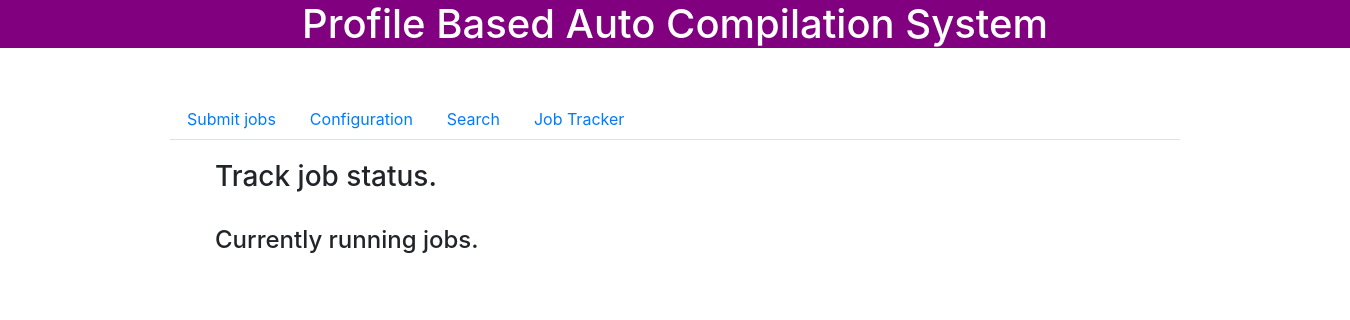
Page /redirect_trace on the earlier database version.
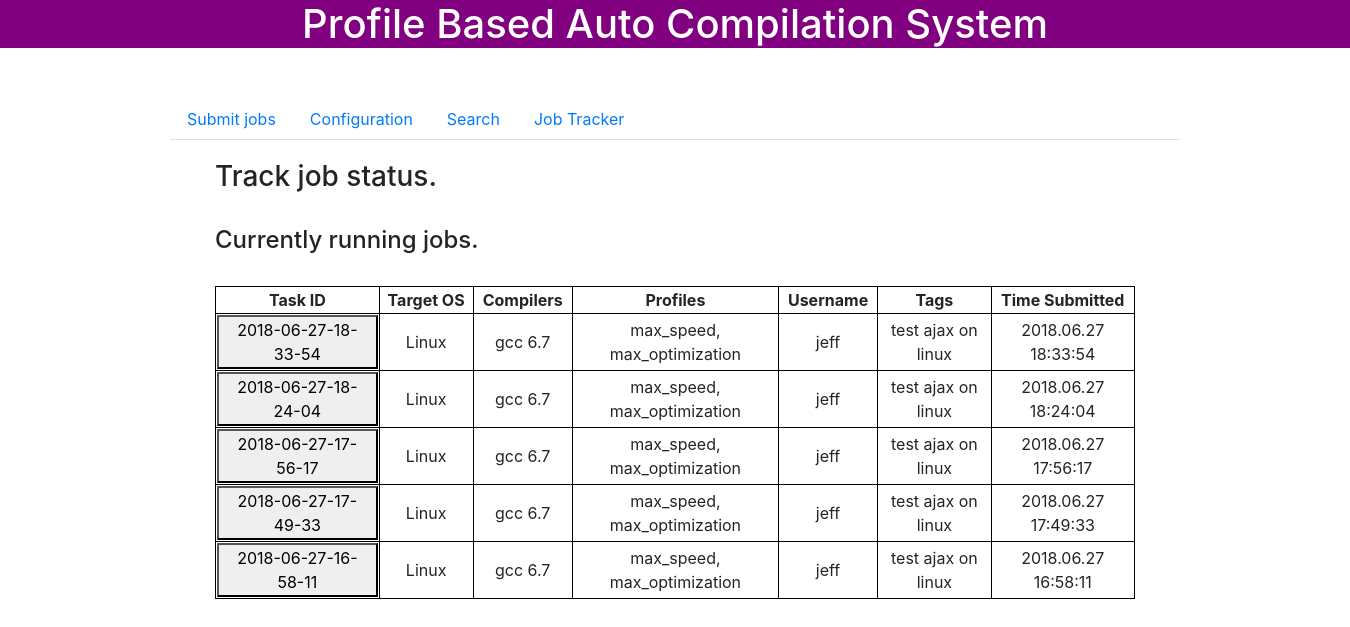
Same page on the later database version.
### secuTool/models.py (models this page shows)
class TaskMeta(models.Model):
	task_id = models.CharField(max_length=200)
	username = models.CharField(max_length=200)
	tag = models.TextField(null=True,blank=True)
	src_filename = models.CharField(max_length=200)
	profiles = models.TextField()
	target_os = models.TextField()
	compiler_full = models.TextField()
	compilation_num = models.IntegerField(null=True,blank=True)

### secuTool/views.py (the view, shortened to what this page needs)
# urls.py: url(r'^redirect_trace$', views.redirect_trace, name='redirect_trace'),
def redirect_trace(request):
    context = {}
    task_number = 5
    current_id = None
    if 'ongoing' in request.GET:
        current_id = request.GET['ongoing']
        context['ongoing_display'] = 'block';
    else:
        context['ongoing_display'] = 'none';
    tasks_report = []
    if current_id == None: #simply retrieve 5
        obj = TaskMeta.objects.all().order_by('-id')[:task_number]
        print(obj.count())
        for ele in obj:
            tasks_report.append(parse_taskMeta(ele, False))
    print(tasks_report)
    context['nav4'] = "active show"
    context['tracing_tasks'] = tasks_report
    context['ongoing_tasks'] = current_id
    return render(request, 'secuTool/test.html',context)

### secuTool/views.py (called while the page is built)
def parse_taskMeta(ele, iscur):
    tmp = {}
    tmp['taskname'] = ele.task_id
    tmp['target_os'] = ele.target_os
    tmp['compiler'] = ele.compiler_full
    tmp['profiles'] = ele.profiles
    tmp['username'] = ele.username
    tmp['tag'] = ele.tag
    tmp['submittime'] = ".".join(ele.task_id.split("-")[:3])+" "+":".join(ele.task_id.split("-")[3:])
    if iscur:
        tmp['current_task']="background: yellow;"
    return tmp

### secuTool/templates/secuTool/test.html (shortened to what this page needs)
<!DOCTYPE html>
<html>
  <head>
    {% load staticfiles %}
    <link rel="stylesheet" href="https://maxcdn.bootstrapcdn.com/bootstrap/4.0.0/css/bootstrap.min.css">
  </head>
  <body>
    <header>
      <h1 style="background-color:purple;">Profile Based Auto Compilation System</h1>
    </header>
    <div class="nav nav-tabs tab1" id="nav-tab" role="tablist">
      <a class="nav-item nav-link" id="nav-1-tab" data-toggle="tab" href="#nav-1" role="tab" aria-controls="nav-1" aria-selected="false">Submit jobs</a>
      <a class="nav-item nav-link" id="nav-2-tab" data-toggle="tab" href="#nav-2" role="tab" aria-controls="nav-2" aria-selected="false">Configuration</a>
      <a class="nav-item nav-link" id="nav-3-tab" data-toggle="tab" href="#nav-3" role="tab" aria-controls="nav-3" aria-selected="false">Search</a>
      <a class="nav-item nav-link" id="nav-4-tab" href="{% url 'redirect_trace' %}">Job Tracker</a>
    </div>
    <div class="tab-content" id="nav-tabContent">
      <div class="tab-pane fade {{nav4}}" id="nav-4" role="tabpanel" aria-labelledby="nav-4-tab">
        <div class="container">
          <div class="row">
            <div id='thisone' class="col-sm-10 debug">
              <h3>Track job status.</h3>
              <br>
              <h4>Currently running jobs.</h4>
              <br>
              {% if tracing_tasks %}
              <table >
              <thead>
                <tr>
                  <th>Task ID</th>
                  <th>Target OS</th>
                  <th>Compilers</th>
                  <th>Profiles</th>
                  <th>Username</th>
                  <th>Tags</th>
                  <th>Time Submitted</th>
                </tr>
              </thead>
              <tbody id="report">
              {% for ele in tracing_tasks %}
              <tr style = "{{ele.current_task}}">
                  <td>
                    <button class="task_tracing" id="task_{{ele.taskname}}" onclick="setCurrentJob('{{ele.taskname}}')" style="{{ele.current_task}}">{{ele.taskname}}</button>
                  </td>
                  <td class="task_os">{{ele.target_os}}</td>
                  <td class="task_compiler">{{ele.compiler}}</td>
                  <td class="task_profile">{{ele.profiles}}</td>
                  <td class="task_username">{{ele.username}}</td>
                  <td class="task_tags">{{ele.tag}}</td>
                  <td class="task_submittime">{{ele.submittime}}</td>
                </tr>
              {% endfor %}
              </tbody>
              </table>
              {% endif %}
              <br><br>
              <br><br>
            </div>
          </div>
        </div>
      </div>
    </div>
  </body>
</html>

### secuTool/templates/secuTool/test.html (style rules this page uses)
header, footer { color: white; background-color: orange; clear: left; text-align: center; }
.container { margin-left: 200px; margin-top: 20px; }
table, th, td { column-width: 100px; border: 1px solid black; text-align: center; }
.tab1 { margin-left: 170px; margin-right: 170px; margin-top: 50px; border-left: 1px blue; }

Differences in the rows shown:
added TaskMeta: taskname "2018-06-27-18-33-54", target_os "Linux", compiler "gcc 6.7", profiles "max_speed, max_optimization", username "jeff", tag "test ajax on linux"
added TaskMeta: taskname "2018-06-27-18-24-04", target_os "Linux", compiler "gcc 6.7", profiles "max_speed, max_optimization", username "jeff", tag "test ajax on linux"
added TaskMeta: taskname "2018-06-27-17-56-17", target_os "Linux", compiler "gcc 6.7", profiles "max_speed, max_optimization", username "jeff", tag "test ajax on linux"
added TaskMeta: taskname "2018-06-27-17-49-33", target_os "Linux", compiler "gcc 6.7", profiles "max_speed, max_optimization", username "jeff", tag "test ajax on linux"
added TaskMeta: taskname "2018-06-27-16-58-11", target_os "Linux", compiler "gcc 6.7", profiles "max_speed, max_optimization", username "jeff", tag "test ajax on linux"
Other differences:
text now shown: "Task ID Target OS Compilers Profiles Username Tags Time Submitted"
new list line: "2018.06.27 18:33:54"
new list line: "2018.06.27 18:24:04"
new list line: "2018.06.27 17:56:17"
new list line: "2018.06.27 17:49:33"
new list line: "2018.06.27 16:58:11"
